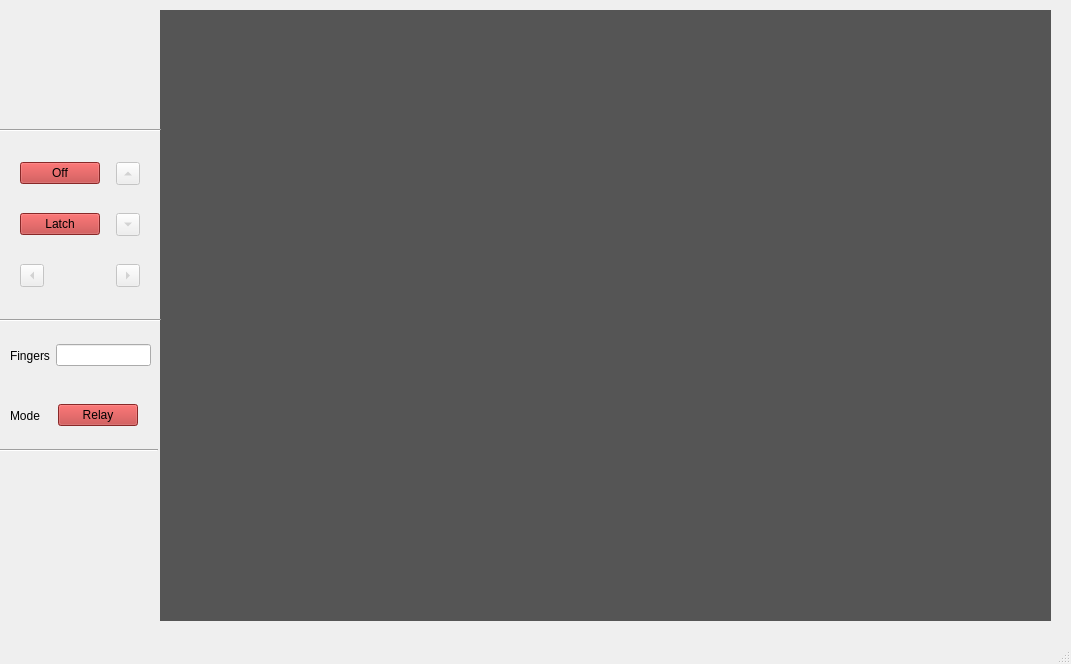
<?xml version="1.0" encoding="UTF-8"?>
<ui version="4.0">
 <class>MainWindow</class>
 <widget class="QMainWindow" name="MainWindow">
  <property name="geometry">
   <rect>
    <x>0</x>
    <y>0</y>
    <width>1071</width>
    <height>664</height>
   </rect>
  </property>
  <property name="windowTitle">
   <string>OpenCV</string>
  </property>
  <widget class="QWidget" name="centralwidget">
   <widget class="QLabel" name="videoFrame">
    <property name="geometry">
     <rect>
      <x>160</x>
      <y>10</y>
      <width>891</width>
      <height>611</height>
     </rect>
    </property>
    <property name="styleSheet">
     <string notr="true">background-color: rgb(85, 85, 85);</string>
    </property>
    <property name="text">
     <string/>
    </property>
   </widget>
   <widget class="QWidget" name="gridLayoutWidget">
    <property name="geometry">
     <rect>
      <x>10</x>
      <y>140</y>
      <width>141</width>
      <height>171</height>
     </rect>
    </property>
    <layout class="QGridLayout" name="gridLayout">
     <item row="0" column="1">
      <widget class="QToolButton" name="up_arrow">
       <property name="enabled">
        <bool>false</bool>
       </property>
       <property name="text">
        <string/>
       </property>
       <property name="arrowType">
        <enum>Qt::UpArrow</enum>
       </property>
      </widget>
     </item>
     <item row="2" column="0">
      <widget class="QToolButton" name="left_arrow">
       <property name="enabled">
        <bool>false</bool>
       </property>
       <property name="text">
        <string/>
       </property>
       <property name="arrowType">
        <enum>Qt::LeftArrow</enum>
       </property>
      </widget>
     </item>
     <item row="1" column="1">
      <widget class="QToolButton" name="down_arrow">
       <property name="enabled">
        <bool>false</bool>
       </property>
       <property name="text">
        <string/>
       </property>
       <property name="arrowType">
        <enum>Qt::DownArrow</enum>
       </property>
      </widget>
     </item>
     <item row="2" column="1">
      <widget class="QToolButton" name="right_arrow">
       <property name="enabled">
        <bool>false</bool>
       </property>
       <property name="text">
        <string/>
       </property>
       <property name="arrowType">
        <enum>Qt::RightArrow</enum>
       </property>
      </widget>
     </item>
     <item row="0" column="0">
      <widget class="QPushButton" name="stop">
       <property name="styleSheet">
        <string notr="true">background-color :rgb(190, 56, 56) ;</string>
       </property>
       <property name="text">
        <string>Off</string>
       </property>
      </widget>
     </item>
     <item row="1" column="0">
      <widget class="QPushButton" name="latch">
       <property name="styleSheet">
        <string notr="true">background-color :rgb(190, 56, 56) ; </string>
       </property>
       <property name="text">
        <string>Latch</string>
       </property>
      </widget>
     </item>
    </layout>
   </widget>
   <widget class="Line" name="line_2">
    <property name="geometry">
     <rect>
      <x>0</x>
      <y>120</y>
      <width>161</width>
      <height>20</height>
     </rect>
    </property>
    <property name="orientation">
     <enum>Qt::Horizontal</enum>
    </property>
   </widget>
   <widget class="Line" name="line_3">
    <property name="geometry">
     <rect>
      <x>0</x>
      <y>310</y>
      <width>161</width>
      <height>20</height>
     </rect>
    </property>
    <property name="orientation">
     <enum>Qt::Horizontal</enum>
    </property>
   </widget>
   <widget class="Line" name="line_5">
    <property name="geometry">
     <rect>
      <x>-3</x>
      <y>440</y>
      <width>161</width>
      <height>20</height>
     </rect>
    </property>
    <property name="orientation">
     <enum>Qt::Horizontal</enum>
    </property>
   </widget>
   <widget class="QWidget" name="horizontalLayoutWidget">
    <property name="geometry">
     <rect>
      <x>10</x>
      <y>330</y>
      <width>141</width>
      <height>51</height>
     </rect>
    </property>
    <layout class="QHBoxLayout" name="horizontalLayout">
     <item>
      <widget class="QLabel" name="label">
       <property name="enabled">
        <bool>true</bool>
       </property>
       <property name="text">
        <string>Fingers</string>
       </property>
      </widget>
     </item>
     <item>
      <widget class="QLineEdit" name="lineEdit">
       <property name="enabled">
        <bool>true</bool>
       </property>
      </widget>
     </item>
    </layout>
   </widget>
   <widget class="QWidget" name="horizontalLayoutWidget_2">
    <property name="geometry">
     <rect>
      <x>10</x>
      <y>390</y>
      <width>141</width>
      <height>51</height>
     </rect>
    </property>
    <layout class="QHBoxLayout" name="horizontalLayout_3">
     <item>
      <widget class="QLabel" name="label_2">
       <property name="enabled">
        <bool>true</bool>
       </property>
       <property name="text">
        <string>Mode</string>
       </property>
      </widget>
     </item>
     <item>
      <spacer name="horizontalSpacer_2">
       <property name="orientation">
        <enum>Qt::Horizontal</enum>
       </property>
       <property name="sizeHint" stdset="0">
        <size>
         <width>40</width>
         <height>20</height>
        </size>
       </property>
      </spacer>
     </item>
     <item>
      <widget class="QPushButton" name="mode">
       <property name="styleSheet">
        <string notr="true">background-color :rgb(190, 56, 56) ; </string>
       </property>
       <property name="text">
        <string>Relay</string>
       </property>
      </widget>
     </item>
     <item>
      <spacer name="horizontalSpacer">
       <property name="orientation">
        <enum>Qt::Horizontal</enum>
       </property>
       <property name="sizeHint" stdset="0">
        <size>
         <width>40</width>
         <height>20</height>
        </size>
       </property>
      </spacer>
     </item>
    </layout>
   </widget>
   <zorder>videoFrame</zorder>
   <zorder>gridLayoutWidget</zorder>
   <zorder>line_2</zorder>
   <zorder>line_3</zorder>
   <zorder>line_5</zorder>
   <zorder>horizontalLayoutWidget</zorder>
   <zorder>horizontalLayoutWidget_2</zorder>
   <zorder>mode</zorder>
  </widget>
  <widget class="QMenuBar" name="menubar">
   <property name="geometry">
    <rect>
     <x>0</x>
     <y>0</y>
     <width>1071</width>
     <height>25</height>
    </rect>
   </property>
  </widget>
  <widget class="QStatusBar" name="statusbar"/>
 </widget>
 <resources/>
 <connections/>
</ui>
